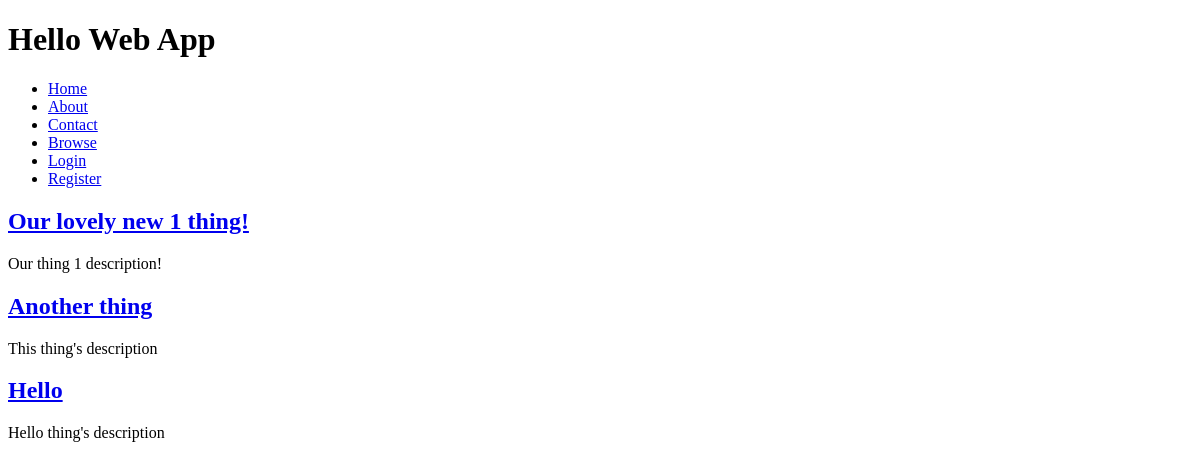
The app's page /, older data.
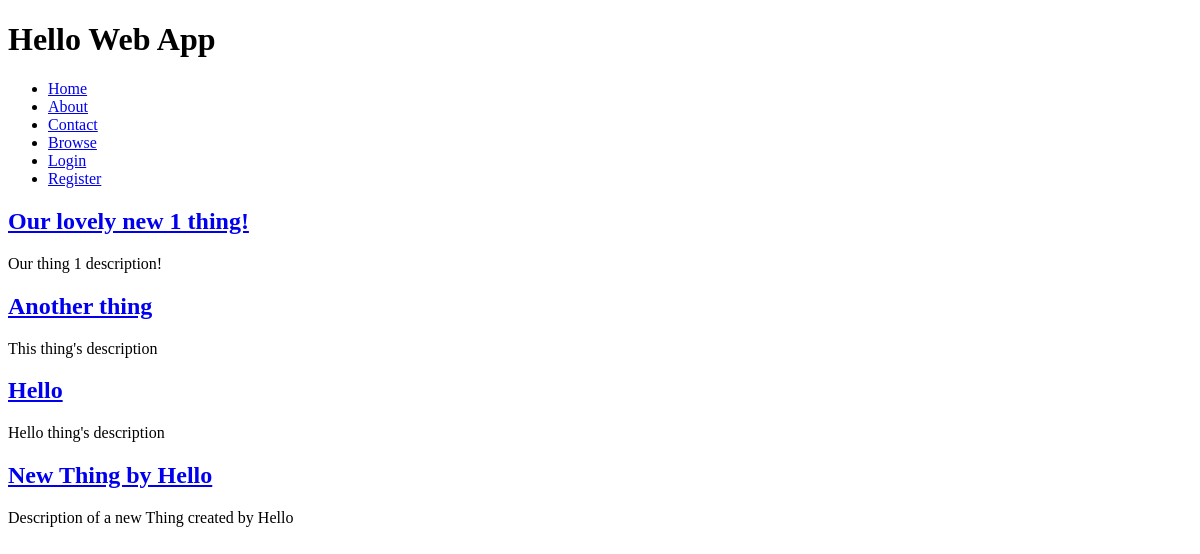
The same page, newer data.
### collection/models.py (models this page shows)
class Thing(models.Model):
    name = models.CharField(max_length=255)
    description = models.TextField()
    slug = models.SlugField(unique=True)
    user = models.OneToOneField(User, blank=True, null=True)

### collection/views.py (the view)
# urls.py: url(r'^$', 'collection.views.index', name='home'),
def index(request):
    things = Thing.objects.all()
    return render(request, 'index.html', { 'things': things,
})

### collection/templates/index.html (shortened to what this page needs)
{% extends 'layouts/base.html' %}
{% block content %}
{% for thing in things %}
    <h2><a href="{% url 'thing_detail' slug=thing.slug %}">{{ thing.name }}</a></h2>
    <p>{{ thing.description }}</p>
    {% endfor %}
{% endblock %}

### collection/templates/layouts/base.html (shortened to what this page needs)
{% load staticfiles %} <!doctype html> <html>
<head>
    <link rel="stylesheet" href="{% static 'css/style.css' %}" />
</head>
<body>
    <header>
        <h1>Hello Web App</h1>
        <nav>
            <ul>
                <li><a href="{% url 'home' %}">Home</a></li>
                <li><a href="{% url 'about' %}">About</a></li>
                <li><a href="{% url 'contact' %}">Contact</a></li>
                <li><a href="{% url 'browse' %}">Browse</a></li>
                {% if user.is_authenticated %}
                <li>
                    <a href="{% url 'auth_logout' %}">Logout</a>
                </li>
                {% else %}
                <li>
                    <a href="{% url 'auth_login' %}">Login</a>
                </li>
                <li>
                    <a href="{% url 'registration_register'%}">Register</a>
                </li>
                {% endif %}
            </ul>
        </nav>
    </header>
    {% block content %}{% endblock %}
</body>
</html>

### collection/static/css/style.css (style rules this page uses)
body { background-color: white; }

Row changes from the older to the newer data that the page shows:
added Thing: name "New Thing by Hello", description "Description of a new Thing created by Hello"
